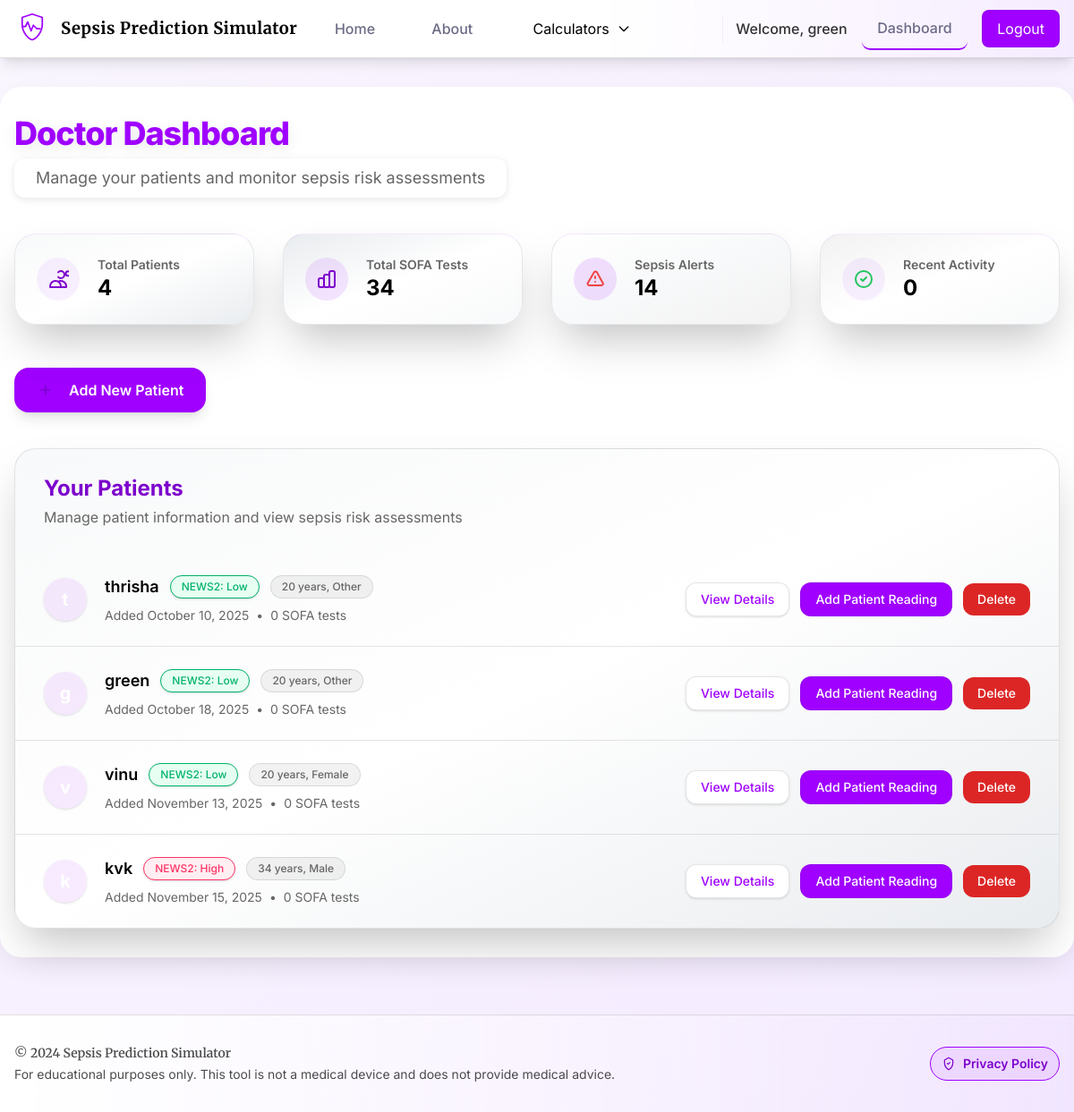
The page /dashboard (signed in) on the database its author committed.
### app.py (models this page shows)
class User(UserMixin, db.Model):
    id = db.Column(db.Integer, primary_key=True)
    email = db.Column(db.String(120), unique=True, nullable=False)
    name = db.Column(db.String(120), nullable=False)
    password_hash = db.Column(db.String(255), nullable=False)
    created_at = db.Column(
        db.DateTime,
        default=lambda: datetime.now(timezone.utc),
        nullable=False
    )
    patients = db.relationship('Patient', backref='doctor', lazy=True)

class Patient(db.Model):
    id = db.Column(db.Integer, primary_key=True)
    doctor_id = db.Column(db.Integer, db.ForeignKey('user.id'), nullable=False)
    name = db.Column(db.String(120), nullable=False)
    age = db.Column(db.Integer, nullable=False)
    gender = db.Column(db.String(10), nullable=False)
    created_at = db.Column(
        db.DateTime,
        default=lambda: datetime.now(timezone.utc),
        nullable=False
    )

### app.py (the view)
@app.route('/dashboard')
@doctor_required
def dashboard():
    patients = Patient.query.filter_by(doctor_id=current_user.id).all()
    total_tests = 0
    sepsis_alerts = 0
    recent_tests = 0
    patient_data = []
    now_utc = datetime.now(timezone.utc)
    for patient in patients:
        tests = SofaTest.query.filter_by(patient_id=patient.id).all()
        total_tests += len(tests)
        for t in tests:
            ts = t.timestamp
            if ts and ts.tzinfo is None:
                ts = ts.replace(tzinfo=timezone.utc)
            if ts and (now_utc - ts).total_seconds() < 86400:
                recent_tests += 1
            if t.high_risk or t.septic_shock_present:
                sepsis_alerts += 1
        latest_news2 = (
            SofaTest.query
            .filter_by(patient_id=patient.id, test_type='news2')
            .order_by(SofaTest.timestamp.desc())
            .first()
        )
        news2_risk = None
        if latest_news2:
            if latest_news2.high_risk:
                news2_risk = "High"
            else:
                news2_risk = "Low"
        patient_data.append({
            'patient': patient,
            'news2_risk': news2_risk
        })
    return render_template(
        'dashboard.html',
        patient_data=patient_data,          # ✅ REQUIRED BY TEMPLATE
        total_patients=len(patients),       # ✅ FIXES "0 patients"
        total_tests=total_tests,
        sepsis_alerts=sepsis_alerts,
        recent_tests=recent_tests
    )

### templates/dashboard.html (shortened to what this page needs)
{% extends "base.html" %}
{% block content %}
<div class="max-w-7xl mx-auto">
    <div class="mb-10">
        <h1 class="text-4xl font-extrabold" style="letter-spacing: -1px; text-shadow: 0 4px 16px rgba(0,0,0,0.1);">
            Doctor Dashboard
        </h1>
        <p class="text-lg text-[#666666] mt-2 bg-white inline-block px-6 py-2 rounded-xl shadow" style="box-shadow: 0 2px 8px 0 rgba(0,0,0,0.1);">
            Manage your patients and monitor sepsis risk assessments
        </p>
    </div>
    <div class="grid grid-cols-1 md:grid-cols-4 gap-8 mb-12">
        <div class="bg-gradient-to-br from-[#f8f9fa] via-white to-[#e9ecef] rounded-3xl shadow-2xl border card-accent transform hover:-translate-y-1 transition duration-200">
            <div class="p-6">
                <div class="flex items-center">
                    <div class="w-12 h-12 icon-bg-2 rounded-full flex items-center justify-center">
                        <svg class="h-6 w-6 icon-brand" fill="none" stroke="currentColor" viewBox="0 0 24 24">
                            <path stroke-linecap="round" stroke-linejoin="round" stroke-width="2"
                                d="M12 4.354a4 4 0 110 5.292M15 21H3v-1a6 6 0 0112 0v1zm0 0h6v-1a6 6 0 00-9-5.197m13.5-9a2.5 2.5 0 11-5 0 2.5 2.5 0 015 0z"></path>
                        </svg>
                    </div>
                    <div class="ml-5">
                        <dt class="text-sm font-semibold text-[#666666] truncate">Total Patients</dt>
                        <dd class="text-2xl font-bold text-[#000000]">{{ patient_data|length }}</dd>
                    </div>
                </div>
            </div>
        </div>
        <div class="bg-gradient-to-br from-[#e9ecef] via-white to-[#f8f9fa] rounded-3xl shadow-2xl border card-accent transform hover:-translate-y-1 transition duration-200">
            <div class="p-6 flex items-center">
                <div class="w-12 h-12 icon-bg-3 rounded-full flex items-center justify-center">
                </div>
                <div class="ml-5">
                    <dt class="text-sm font-semibold text-[#666666] truncate">Total SOFA Tests</dt>
                    <dd class="text-2xl font-bold text-[#000000]">{{ total_tests }}</dd>
                </div>
            </div>
        </div>
        <div class="bg-gradient-to-br from-[#fff] via-[#f8f9fa] to-[rgba(0,0,0,0.05)] rounded-3xl shadow-2xl border card-accent transform hover:-translate-y-1 transition duration-200">
            <div class="p-6 flex items-center">
                <div class="w-12 h-12 icon-bg-4 rounded-full flex items-center justify-center">
                </div>
                <div class="ml-5">
                    <dt class="text-sm font-semibold text-[#666666] truncate">Sepsis Alerts</dt>
                    <dd class="text-2xl font-bold text-[#000000]">{{ sepsis_alerts }}</dd>
                </div>
            </div>
        </div>
        <div class="bg-gradient-to-br from-[rgba(0,0,0,0.05)] via-white to-[#f8f9fa] rounded-3xl shadow-2xl border card-accent transform hover:-translate-y-1 transition duration-200">
            <div class="p-6 flex items-center">
                <div class="w-12 h-12 icon-bg-2 rounded-full flex items-center justify-center">
                    <svg class="h-6 w-6 icon-brand text-green-500" fill="none" stroke="currentColor" viewBox="0 0 24 24">
                        <path stroke-linecap="round" stroke-linejoin="round" stroke-width="2"
                            d="M9 12l2 2 4-4m6 2a9 9 0 11-18 0 9 9 0 0118 0z"></path>
                    </svg>
                </div>
                <div class="ml-5">
                    <dt class="text-sm font-semibold text-[#666666] truncate">Recent Activity</dt>
                    <dd class="text-2xl font-bold text-[#000000]">{{ recent_tests }}</dd>
                </div>
            </div>
        </div>
    </div>
    <div class="mb-10">
        <a href="{{ url_for('new_patient') }}"
           class="btn-primary inline-flex items-center px-6 py-3 border border-transparent text-base font-semibold rounded-2xl shadow-lg text-white transition hover:opacity-90">
            <svg class="h-5 w-5 mr-2 icon-brand" fill="none" stroke="currentColor" viewBox="0 0 24 24">
                <path stroke-linecap="round" stroke-linejoin="round" stroke-width="2" d="M12 6v6m0 0v6m0-6h6m-6 0H6"></path>
            </svg>
            Add New Patient
        </a>
    </div>
    <div class="bg-gradient-to-br from-[#f8f9fa] via-white to-[#e9ecef] shadow-2xl border border-[rgba(0,0,0,0.1)] sm:rounded-3xl">
        <div class="px-6 py-7 sm:px-8">
            <h3 class="text-2xl font-bold">Your Patients</h3>
            <p class="mt-1 max-w-2xl text-base text-[#666666]">Manage patient information and view sepsis risk assessments</p>
        </div>
        {% if patient_data and patient_data|length > 0 %}
        <ul class="divide-y divide-[rgba(0,0,0,0.1)]">
            {% for data in patient_data %}
            <li>
                <div class="px-6 py-6 sm:px-8 flex items-center justify-between">
                    <div class="flex items-center">
                        <div class="h-12 w-12 rounded-full icon-bg-1 flex items-center justify-center shadow">
                            <span class="text-white font-bold text-xl">{{ data.patient.name[0]|default('?', true) }}</span>
                        </div>
                        <div class="ml-5">
                            <div class="flex items-center">
                                <p class="text-lg font-semibold">{{ data.patient.name }}</p>
                                {% if data.news2_risk %}
                                    <span class="ml-3 inline-flex items-center px-3 py-1 rounded-full text-xs font-medium shadow border"
                                          style="{% if data.news2_risk == 'Low' %}background:#E6FFF2;color:#00B26A;border-color:#00B26A;
                                                 {% elif data.news2_risk == 'Medium' %}background:#FFF3CD;color:#856404;border-color:#856404;
                                                 {% elif data.news2_risk == 'High' %}background:#FFEEF2;color:#FF3366;border-color:#FF3366;{% endif %}">
                                        NEWS2: {{ data.news2_risk }}
                                    </span>
                                {% else %}
                                    <span class="ml-3 inline-flex items-center px-3 py-1 rounded-full text-xs font-medium bg-gray-100 text-gray-600 border border-gray-300 shadow">
                                        No NEWS2 test yet
                                    </span>
                                {% endif %}
                                <span class="ml-3 inline-flex items-center px-3 py-1 rounded-full text-xs font-medium bg-[rgba(0,0,0,0.05)] text-[#666666] border border-[rgba(0,0,0,0.1)]">
                                    {{ data.patient.age }} years, {{ data.patient.gender }}
                                </span>
                            </div>
                            <div class="mt-2 flex items-center text-sm text-[#666666]">
                                <p>Added
                                    {% if data.patient.created_at %}
                                        {{ data.patient.created_at.strftime('%B %d, %Y') }}
                                    {% else %}
                                        Unknown date
                                    {% endif %}
                                </p>
                                <span class="mx-2">•</span>
                                <p>{{ data.patient.sofa_tests|length }} SOFA tests</p>
                            </div>
                        </div>
                    </div>
                    <div class="flex items-center space-x-3">
                        <a href="{{ url_for('patient_detail', patient_id=data.patient.id) }}"
                           class="btn-ghost inline-flex items-center px-4 py-2 border border-[rgba(0,0,0,0.1)] shadow text-sm font-medium rounded-xl bg-white hover:bg-[#f8f9fa] transition">
                            View Details
                        </a>
                        <a href="{{ url_for('new_sofa_test', patient_id=data.patient.id) }}"
                           class="btn-primary inline-flex items-center px-4 py-2 text-sm font-medium rounded-xl text-white transition hover:opacity-90">
                            Add Patient Reading
                        </a>
                        <form method="POST" action="{{ url_for('delete_patient', patient_id=data.patient.id) }}"
                              onsubmit="return confirm('Are you sure you want to delete {{ data.patient.name }} and all associated data?');">
                            <button type="submit"
                                class="inline-flex items-center px-4 py-2 text-sm font-medium rounded-xl text-white bg-red-600 hover:bg-red-700 transition">
                                Delete
                            </button>
                        </form>
                    </div>
                </div>
            </li>
            {% endfor %}
        </ul>
        {% else %}
        <div class="px-6 py-6 sm:px-8 text-center text-[#666666]">
            <p>No patients added yet. Start by adding a new patient.</p>
        </div>
        {% endif %}
    </div>
</div>
{% endblock %}

### templates/base.html (shortened to what this page needs)
<!DOCTYPE html>
<html lang="en">
<head>
    <script src="https://cdn.tailwindcss.com"></script>
</head>
<body class="bg-[#f8f9fa] text-[#000000] min-h-screen">
    <nav class="nav-bg shadow-lg border-b border-[#666666]/20">
        <div class="max-w-7xl mx-auto px-4">
            <div class="flex justify-between items-center h-16">
                <div class="flex">
                    <div class="flex-shrink-0 flex items-center">
                        <a href="{{ url_for('home') }}" class="official-title">
                            <span class="brand-logo" aria-hidden="true">
                            </span>
                            <span style="display:inline-block">Sepsis Prediction Simulator</span>
                        </a>
                    </div>
                    <div class="hidden sm:ml-6 sm:flex sm:items-center nav-left">
                        <a href="{{ url_for('home') }}" class="nav-link {% if request.endpoint == 'home' %}active{% endif %}">
                            Home
                        </a>
                        <a href="{{ url_for('about') }}" class="nav-link {% if request.endpoint == 'about' %}active{% endif %}">
                            About
                        </a>
                        {% if current_user.is_authenticated %}
                        <div class="relative group inline-flex items-center" tabindex="0" style="margin-left:0.6rem;">
                            <button class="nav-link nav-dropdown-toggle" aria-haspopup="true" aria-expanded="false" aria-controls="calc-menu">
                                <span class="flex items-center gap-2">Calculators
                                    <svg class="ml-0" fill="none" stroke="currentColor" viewBox="0 0 24 24" aria-hidden="true">
                                        <path stroke-linecap="round" stroke-linejoin="round" stroke-width="2" d="M19 9l-7 7-7-7"></path>
                                    </svg>
                                </span>
                            </button>
                        </div>
                        {% endif %}
                    </div>
                </div>
                <div class="hidden sm:ml-6 sm:flex sm:items-center">
                    {% if current_user.is_authenticated %}
                        <div class="nav-right">
                            <span class="text-[#000000]/80" style="font-weight:500; white-space:nowrap">Welcome, {{ current_user.name }}</span>
                            <a href="{{ url_for('dashboard') }}" class="nav-link {% if request.endpoint == 'dashboard' %}active{% endif %}">
                                Dashboard
                            </a>
                            <a href="{{ url_for('logout') }}" class="btn-primary" style="white-space:nowrap">
                                Logout
                            </a>
                        </div>
                    {% endif %}
                </div>
            </div>
        </div>
    </nav>
    <main class="max-w-7xl mx-auto px-4 py-8 mt-8 mb-8">
        {% block content %}{% endblock %}
    </main>
    <footer class="border-t border-[#666666]/20 mt-16">
        <div class="max-w-7xl mx-auto px-4 py-8">
            <div class="flex items-center justify-between">
                <div class="text-sm text-[#000000]/70">
                    <p class="font-semibold" style="font-family: 'Merriweather', 'Times New Roman', Times, serif;">&copy; 2024 Sepsis Prediction Simulator</p>
                    <p class="mt-1 text-sm">For educational purposes only. This tool is not a medical device and does not provide medical advice.</p>
                </div>
                <div class="text-sm">
                    <a href="{{ url_for('privacy') }}" role="link" aria-label="Privacy Policy"
                       class="inline-flex items-center gap-2 px-3 py-2 rounded-full"
                       style="border:1px solid var(--brand); background:var(--brand-100); color:var(--brand-dark); font-weight:600; white-space:nowrap;">
                        <span>Privacy Policy</span>
                    </a>
                </div>
            </div>
        </div>
    </footer>
 </body>
 </html>

### rows shown on the page
User: name "green"
Patient: patient.name "thrisha", patient.age "20", patient.gender "Other", patient.created_at "October 10, 2025"
Patient: patient.name "green", patient.age "20", patient.gender "Other", patient.created_at "October 18, 2025"
Patient: patient.name "vinu", patient.age "20", patient.gender "Female", patient.created_at "November 13, 2025"
Patient: patient.name "kvk", patient.age "34", patient.gender "Male", patient.created_at "November 15, 2025"

### other values the page prints
{{ patient_data|length }} "4"
{{ total_tests }} "34"
{{ sepsis_alerts }} "14"
{{ recent_tests }} "0"
{{ data.news2_risk }} "Low" "Low" "Low" "High"
{{ data.patient.sofa_tests|length }} "0" "0" "0" "0"
